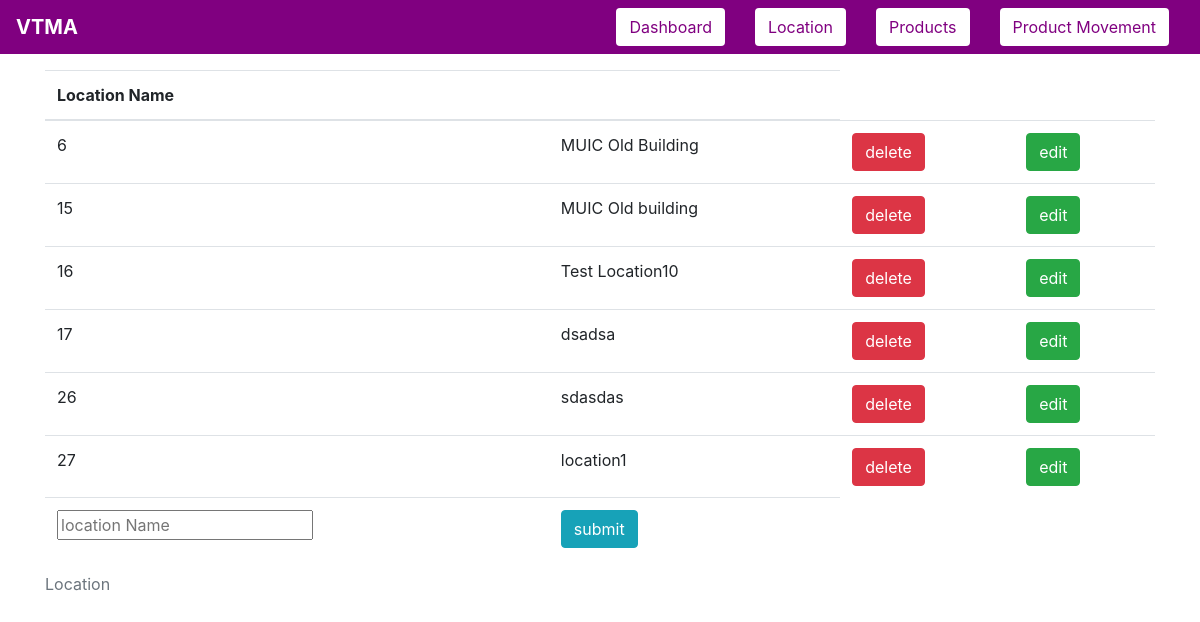
The app's page /location with its own data.
### tables this page shows
CREATE TABLE location(loc_id INTEGER PRIMARY KEY AUTOINCREMENT,
                                 loc_name TEXT UNIQUE NOT NULL);

### app.py (the view)
@app.route("/location", methods=["GET"])
def get_location():
    db = sqlite3.connect(DATABASE_NAME)
    cursor = db.cursor()
    cursor.execute(select_from_location)
    location_data = cursor.fetchall()
    return render(
        "location.html",
        link=link,
        locations=location_data,
        transaction_message=None,
        title="Vending Machine Locations",
    )

### templates/location.html (shortened to what this page needs)
{% extends 'base-template.html' %}
{% block content %}
    <div class="container">
        <table class="table">
         <caption>Location</caption>
            <thead>
                <th scope="col">Location Name</th>
                <th></th>
            </thead>
            <tbody>
                {% for location in locations %}
                    <tr>
                        <td>{{ location[0] }}</td>
                        <td>{{ location[1] }}</td>
                        <td>
                            <a href="{{ url_for('delete', loc_id=location[0], type='location') }}">
                                <button name="button" type="button" class="btn btn-danger" value= "delete" >delete</button><br>
                            </a>
                        </td>
                        <td>
                            <button name="button" type="button" class="btn btn-success" value= "edit" data-toggle="modal" data-target="#edit_{{ location[0] }}" >edit</button><br>
                        </td>
                    </tr>
                {% endfor %}
                <tr>
                    <form action = "{{ url_for('post_location') }}" method = "POST">
                    <td>
                        <input name= "location_name" placeholder="location Name" required autofocus>
                    </td>
                    <td>
                        <input type= "submit" class="btn btn-info btn-group-toggle" value= "submit" /><br>
                    </td>
                    </form>
                </tr>
            </tbody>
        </table>
    </div>
 {% endblock %}

### templates/base-template.html (style rules this page uses)
.container { padding-top: 70px; }

### records on screen
location: loc_id "6", loc_name "MUIC Old Building"
location: loc_id "15", loc_name "MUIC Old building"
location: loc_id "16", loc_name "Test Location10"
location: loc_id "17", loc_name "dsadsa"
location: loc_id "26", loc_name "sdasdas"
location: loc_id "27", loc_name "location1"
